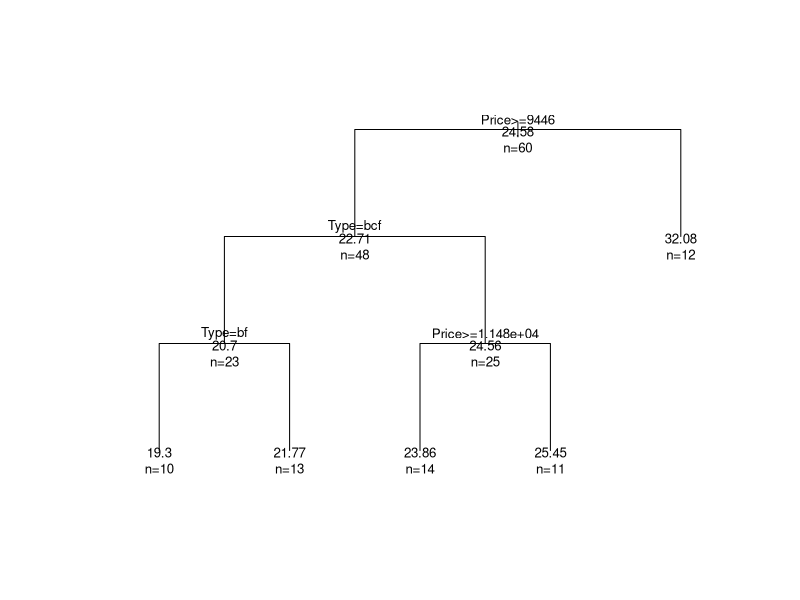
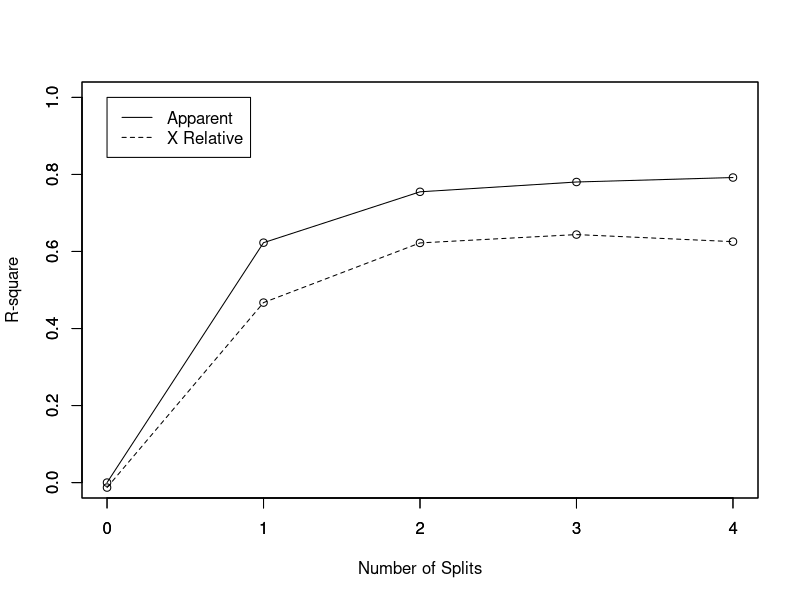
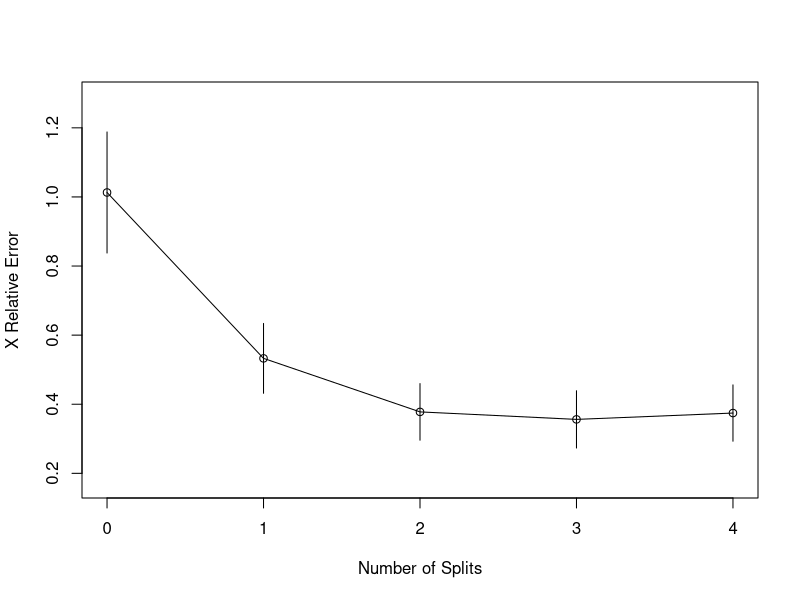
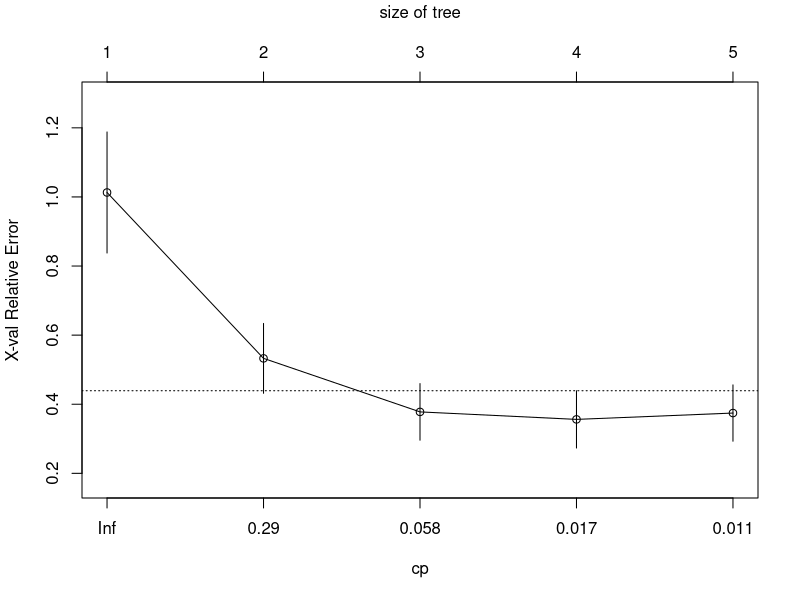
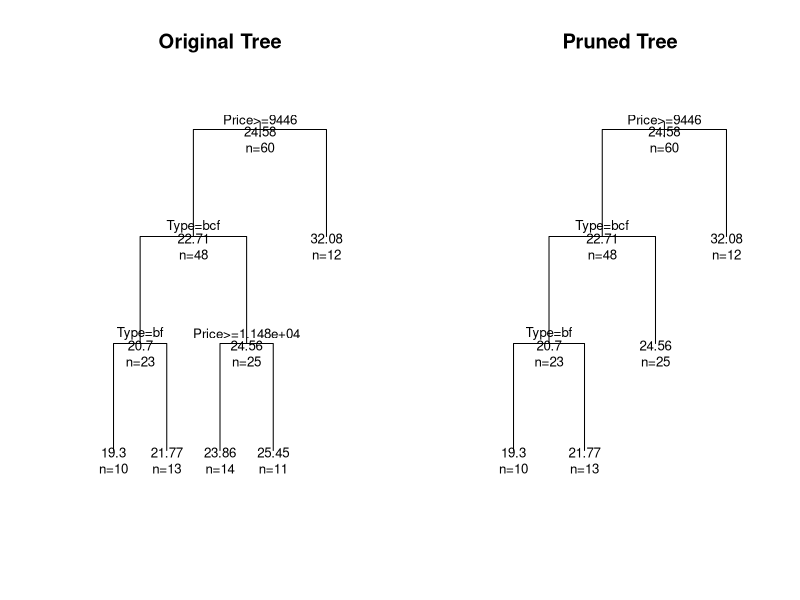
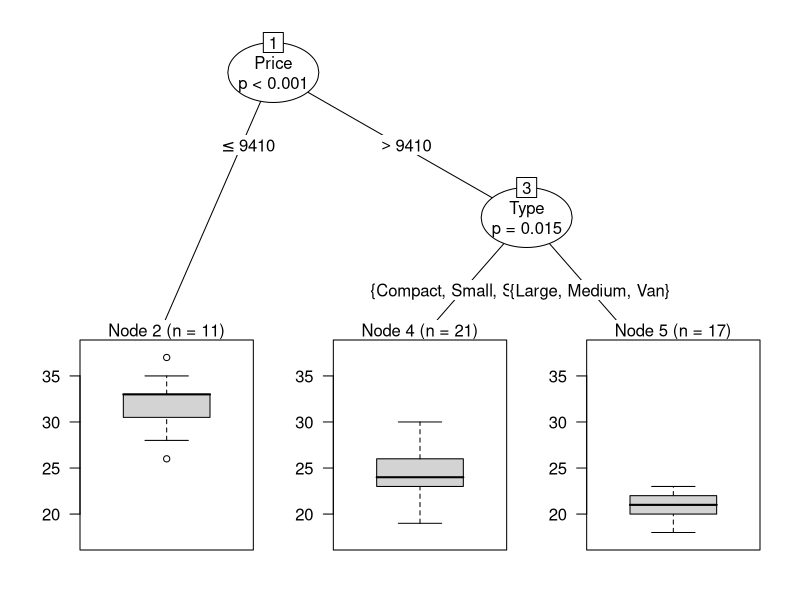
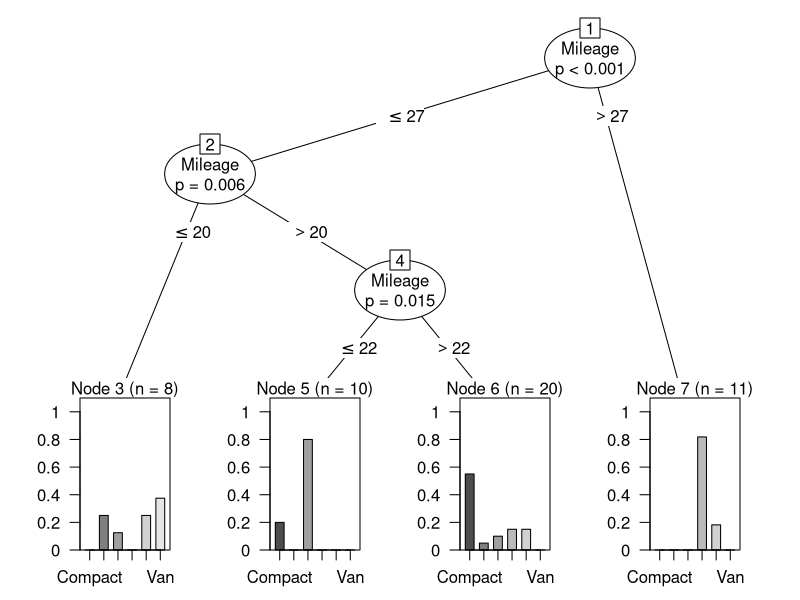

Here is the R script that generated these plots, in order:
## TREE BASED MODELS

#install.packages('rpart')
library(rpart)
head(cu.summary)
fit <- rpart(
  Mileage ~ Price + Country + Reliability + Type,
  method = "anova",
  data = cu.summary
)
plot(fit, uniform = TRUE, margin = 0.1)
text(fit, use.n = TRUE, all = TRUE, cex = .8)
rsq.rpart(fit)[1]
plotcp(fit)
fit$cptable

fit.pruned <- prune(fit, cp = fit$cptable[which.min(fit$cptable[,"xerror"]), "CP"])
par(mfrow = c(1, 2))
plot(fit, uniform = TRUE, margin = 0.1, main = "Original Tree")
text(fit, use.n = TRUE, all = TRUE, cex = 0.8)
plot(fit.pruned, uniform = TRUE, margin = 0.1, main = "Pruned Tree") 
text(fit.pruned, use.n = TRUE, all = TRUE, cex = 0.8)

## DECISION TREES FOR REGRESSION
cu.summary.complete <- cu.summary[complete.cases(cu.summary),] 
data.samples <- sample(1:nrow(cu.summary.complete), nrow(cu.summary.complete) * 0.7, replace = FALSE) 
training.data <- cu.summary.complete[data.samples, ] 
test.data <- cu.summary.complete[-data.samples, ]
fit <- rpart(Mileage~Price + Country + Reliability + Type,   method="anova", data=training.data  )
fit.pruned<- prune(fit, cp=fit$cptable[which.min(fit$cptable[,"xerror"]),"CP"])
prediction <- predict(fit.pruned, test.data)
output <- data.frame(test.data$Mileage, prediction)
RMSE = sqrt(sum((output$test.data.Mileage - output$prediction)^2)/nrow(output)) 
RMSE

## DECISION TREES FOR CLASSIFICATION
cu.summary.complete <- cu.summary[complete.cases(cu.summary),] 
data.samples <- sample(1:nrow(cu.summary.complete), nrow(cu.summary.complete) *    0.7, replace = FALSE) 
training.data <- cu.summary.complete[data.samples, ] 
test.data <- cu.summary.complete[-data.samples, ]
fit <- rpart(Type ~ Price + Country + Reliability + Mileage, method = "class", data = training.data)
fit.pruned <- prune(fit, cp = fit$cptable[which.min(fit$cptable[, "xerror"]), "CP"])
prediction <- predict(fit.pruned, test.data, type = "class")
table(prediction, test.data$Type)

## CONDITIONAL INTERFERENCE TREE
##install.packages('party')
library(party)
fit2 <- ctree(Mileage ~ Price + Country + Reliability + Type, data = na.omit(cu.summary))
plot(fit2)

fit3 <- ctree(Type ~ Price + Country + Reliability + Mileage, data = na.omit(cu.summary))
plot(fit3)

## CONDITIONAL INTERFERENCE TREE REGRESSION
set.seed(123)
cu.summary.complete <- cu.summary[complete.cases(cu.summary),] 
data.samples <- sample(1:nrow(cu.summary.complete), nrow(cu.summary.complete) * 0.7, replace = FALSE) 
training.data <- cu.summary.complete[data.samples, ] 
test.data <- cu.summary.complete[-data.samples, ]
fit.ctree <- ctree(Mileage ~ Price + Country + Reliability + Type, data = training.data)
prediction.ctree <- predict(fit.ctree, test.data)
output <- data.frame(test.data$Mileage, prediction.ctree)
RMSE = sqrt(sum((output$test.data.Mileage - output$Mileage)^2)/nrow(output)) 
RMSE

## CONDITIONAL INTERFERENCE TREE CLASSIFICATION
set.seed(456)
data.samples <- sample(1:nrow(cu.summary), nrow(cu.summary) * 0.7, replace = FALSE) 
training.data <- cu.summary[data.samples, ] 
test.data <- cu.summary[-data.samples, ]
fit.ctree <- ctree(Type ~ Price + Country + Reliability + Mileage, data = training.data)
prediction.ctree <- predict(fit.ctree, test.data)
table(test.data$Type, prediction.ctree)

## RANDOM FORESTS

## RANDOM FOREST REGRESSION
library(randomForest) 
set.seed(123)
cu.summary.complete <- cu.summary[complete.cases(cu.summary),]
data.samples <- sample(1:nrow(cu.summary.complete), nrow(cu.summary.complete) * 0.7, replace = FALSE)
training.data <- cu.summary.complete[data.samples, ] 
test.data <- cu.summary.complete[-data.samples, ]
fit.rf <- randomForest(Mileage ~ Price + Country + Reliability + Type, data = training.data)
prediction.rf <- predict(fit.rf, test.data)
output <- data.frame(test.data$Mileage, prediction.rf)
RMSE = sqrt(sum((output$test.data.Mileage - output$prediction.rf)^2)/nrow(output)) 
RMSE

## RANDOM FOREST CLASSIFICATION
set.seed(456)
cu.summary.complete <- cu.summary[complete.cases(cu.summary),] 
data.samples <- sample(1:nrow(cu.summary.complete), nrow(cu.summary.complete) * 0.7, replace = FALSE) 
training.data <- cu.summary.complete[data.samples, ]
test.data <- cu.summary.complete[-data.samples, ]
fit.rf <- randomForest(Type ~ Price + Country + Reliability + Mileage, data = training.data)
prediction.rf <- predict(fit.rf, test.data)
table(test.data$Type, prediction.rf)
